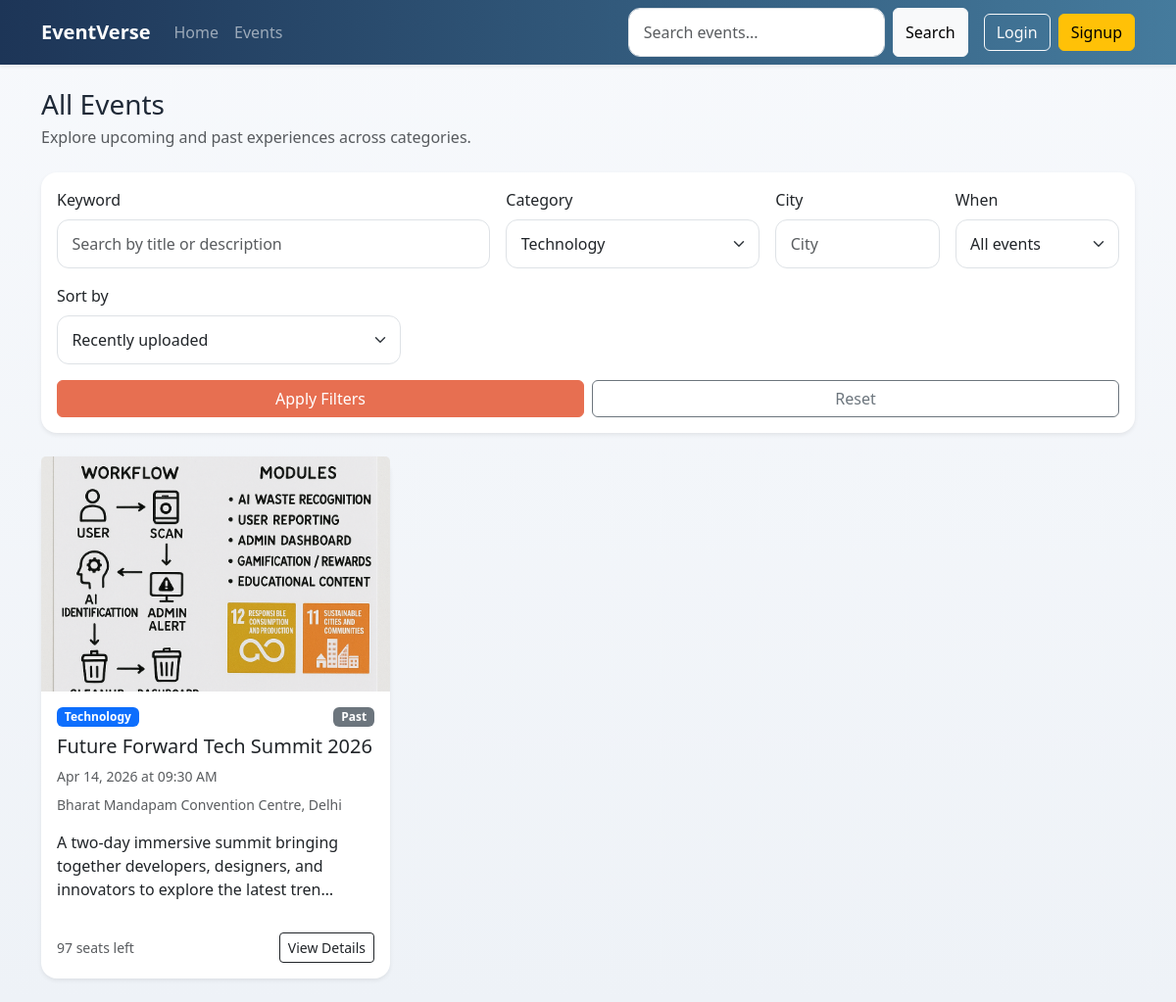
The page /events/?category=1 on the database as committed earlier.
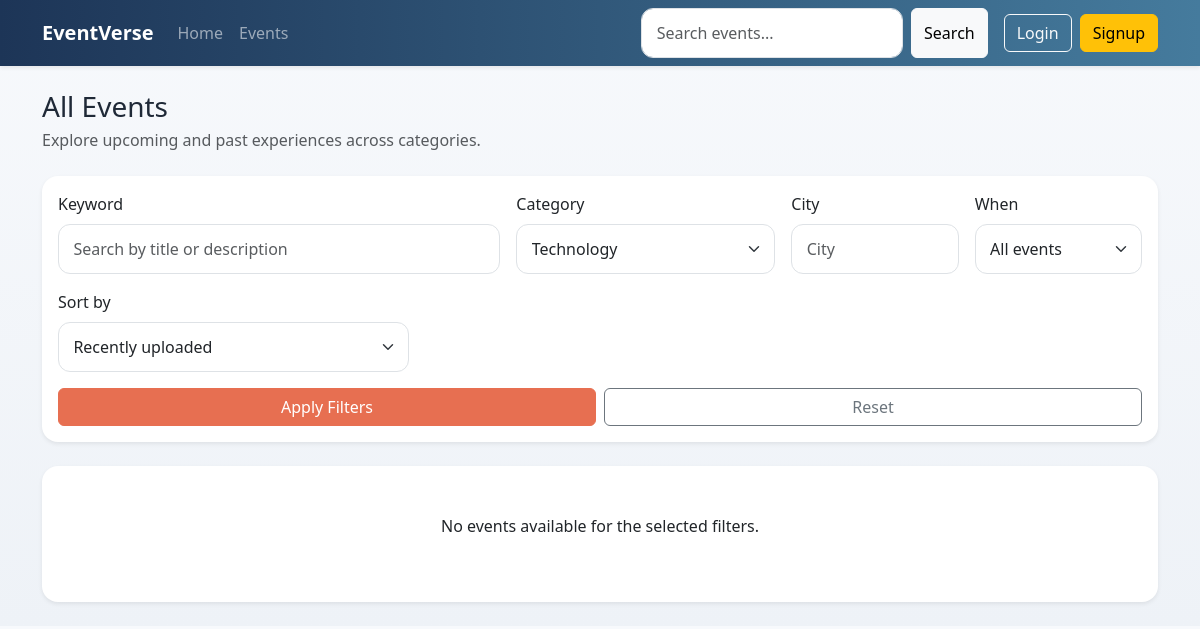
The same page on the database as committed later.
### events/models.py (models this page shows, shortened)
class Event(models.Model):
    class Status(models.TextChoices):
        DRAFT = 'draft', 'Draft'
        PUBLISHED = 'published', 'Published'
        CANCELLED = 'cancelled', 'Cancelled'
        COMPLETED = 'completed', 'Completed'
    title = models.CharField(max_length=200)
    slug = models.SlugField(max_length=220, unique=True, blank=True)
    description = models.TextField()
    category = models.ForeignKey(Category, on_delete=models.PROTECT, related_name='events')
    organizer = models.ForeignKey(
        settings.AUTH_USER_MODEL,
        on_delete=models.CASCADE,
        related_name='organized_events',
    )
    venue = models.CharField(max_length=255)
    city = models.CharField(max_length=120)
    start_date = models.DateField()
    end_date = models.DateField()
    start_time = models.TimeField()
    end_time = models.TimeField()
    capacity = models.PositiveIntegerField(default=1)
    price = models.DecimalField(max_digits=10, decimal_places=2, default=Decimal('0.00'))
    status = models.CharField(max_length=20, choices=Status.choices, default=Status.DRAFT)
    image = models.ImageField(upload_to='events/', blank=True, null=True)
    google_maps_url = models.URLField(blank=True)
    created_at = models.DateTimeField(auto_now_add=True)
    class Meta:
        ordering = ['start_date', 'start_time', '-created_at']
    @property
    def event_timing_status(self):
        return 'Upcoming' if self.start_datetime >= timezone.now() else 'Past'
    @property
    def start_datetime(self):
        return timezone.make_aware(datetime.combine(self.start_date, self.start_time))
    @property
    def confirmed_seats(self):
        return (
            self.registrations.filter(status=Registration.Status.CONFIRMED)
            .aggregate(total=models.Sum('seat_count'))
            .get('total')
            or 0
        )
    @property
    def available_seats(self):
        return max(self.capacity - self.confirmed_seats, 0)
    @property
    def primary_media(self):
        media_item = self.media_assets.first()
        if media_item:
            return media_item
        if self.image:
            return type('LegacyImage', (), {'media_type': EventMedia.MediaType.IMAGE, 'file': self.image})()
        return None

class EventMedia(models.Model):
    class MediaType(models.TextChoices):
        IMAGE = 'image', 'Image'
        VIDEO = 'video', 'Video'
    event = models.ForeignKey(Event, on_delete=models.CASCADE, related_name='media_assets')
    file = models.FileField(upload_to='events/media/')
    media_type = models.CharField(max_length=10, choices=MediaType.choices)
    created_at = models.DateTimeField(auto_now_add=True)
    class Meta:
        ordering = ['created_at', 'id']

class Category(models.Model):
    name = models.CharField(max_length=100, unique=True)
    class Meta:
        ordering = ['name']

### events/views.py (the view)
# urls.py: path('', EventListView.as_view(), name='event-list'),
class EventListView(ListView):
    SORT_OPTIONS = (
        ('schedule', 'Event date'),
        ('recent', 'Recently uploaded'),
        ('popular', 'Highest bookings'),
        ('title_asc', 'Alphabetical (A-Z)'),
        ('title_desc', 'Alphabetical (Z-A)'),
        ('price_low', 'Price: Low to High'),
        ('price_high', 'Price: High to Low'),
    )
    model = Event
    template_name = 'events/event_list.html'
    context_object_name = 'events'
    paginate_by = 6
    def get_queryset(self):
        return get_event_list_queryset(self.request)
    def get_context_data(self, **kwargs):
        context = super().get_context_data(**kwargs)
        context['categories'] = Category.objects.all()
        context['selected_category'] = self.request.GET.get('category', '')
        context['search_query'] = self.request.GET.get('q', '')
        context['selected_city'] = self.request.GET.get('city', '')
        context['selected_timing'] = self.request.GET.get('timing', '')
        context['selected_sort'] = self.request.GET.get('sort', 'recent')
        context['sort_options'] = self.SORT_OPTIONS
        return context

### accounts/context_processors.py (called while the page is built)
def user_role(request):
    return {'user_role': get_user_role(request.user)}

### accounts/utils.py (called while the page is built)
def get_user_role(user):
    if not user.is_authenticated:
        return None
    if user.is_staff or user.is_superuser:
        return 'admin'
    return UserProfile.objects.filter(user=user).values_list('role', flat=True).first() or UserProfile.Role.ATTENDEE

def is_organizer_or_admin(user):
    role = get_user_role(user)
    return role in {'organizer', 'admin'}

### templates/events/event_list.html (shortened to what this page needs)
{% extends 'base.html' %}
{% block content %}
<div class="d-flex flex-column flex-lg-row justify-content-between align-items-lg-center gap-3 mb-4">
    <div>
        <h1 class="h3 mb-1">All Events</h1>
        <p class="text-muted mb-0">Explore upcoming and past experiences across categories.</p>
    </div>
</div>
<div class="card border-0 shadow-sm mb-4">
    <div class="card-body">
        <form method="get" class="row g-3">
            <div class="col-md-5">
                <label class="form-label" for="q">Keyword</label>
                <input type="text" class="form-control" id="q" name="q" value="{{ search_query }}" placeholder="Search by title or description">
            </div>
            <div class="col-md-3">
                <label class="form-label" for="category">Category</label>
                <select class="form-select" id="category" name="category">
                    {% for category in categories %}
                        <option value="{{ category.id }}" {% if selected_category == category.id|stringformat:'s' %}selected{% endif %}>{{ category.name }}</option>
                    {% endfor %}
                </select>
            </div>
            <div class="col-md-2">
                <label class="form-label" for="city">City</label>
                <input type="text" class="form-control" id="city" name="city" value="{{ selected_city }}" placeholder="City">
            </div>
            <div class="col-md-2">
                <label class="form-label" for="timing">When</label>
                <select class="form-select" id="timing" name="timing">
                    <option value="">All events</option>
                </select>
            </div>
            <div class="col-md-4">
                <label class="form-label" for="sort">Sort by</label>
                <select class="form-select" id="sort" name="sort">
                    {% for value, label in sort_options %}
                        <option value="{{ value }}" {% if selected_sort == value %}selected{% endif %}>{{ label }}</option>
                    {% endfor %}
                </select>
            </div>
            <div class="col-md-12 d-flex align-items-end gap-2">
                <button type="submit" class="btn btn-brand w-100">Apply Filters</button>
                <a href="{% url 'events:event-list' %}" class="btn btn-outline-secondary w-100">Reset</a>
            </div>
        </form>
    </div>
</div>
<div class="row g-4">
    {% for event in events %}
        <div class="col-md-6 col-lg-4">
            {% include 'events/partials/event_card.html' %}
        </div>
    {% empty %}
        <div class="col-12">
            <div class="card border-0 shadow-sm">
                <div class="card-body text-center p-5">
                    <p class="mb-3">No events available for the selected filters.</p>
                </div>
            </div>
        </div>
    {% endfor %}
</div>
{% endblock %}

### templates/events/partials/event_card.html
<div class="card h-100 border-0 shadow-sm event-card">
    {% with primary_media=event.primary_media %}
    {% if primary_media %}
        {% if primary_media.media_type == 'video' %}
            <video class="card-img-top event-card-image" controls preload="metadata">
                <source src="{{ primary_media.file.url }}">
            </video>
        {% else %}
            <img src="{{ primary_media.file.url }}" class="card-img-top event-card-image" alt="{{ event.title }}">
        {% endif %}
    {% endif %}
    {% endwith %}
    <div class="card-body d-flex flex-column">
        <div class="d-flex justify-content-between align-items-start mb-2">
            <span class="badge text-bg-primary">{{ event.category.name }}</span>
            <span class="badge {% if event.event_timing_status == 'Upcoming' %}text-bg-success{% else %}text-bg-secondary{% endif %}">{{ event.event_timing_status }}</span>
        </div>
        <h3 class="h5">{{ event.title }}</h3>
        <p class="text-muted small mb-2">{{ event.start_date|date:"M d, Y" }} at {{ event.start_time|time:"h:i A" }}</p>
        <p class="text-muted small mb-3">{{ event.venue }}, {{ event.city }}</p>
        <p class="card-text flex-grow-1">{{ event.description|truncatechars:110 }}</p>
        <div class="d-flex justify-content-between align-items-center mt-3">
            <small class="text-muted">{{ event.available_seats }} seat{{ event.available_seats|pluralize }} left</small>
            <a href="{% url 'events:event-detail' event.pk %}{% if request.GET.urlencode %}?{{ request.GET.urlencode }}{% endif %}" class="btn btn-sm btn-outline-dark">View Details</a>
        </div>
    </div>
</div>

Rows that differ between the two databases and show on the page:
no longer on this page (row edited): Event: primary_media.file (picture), category.name "Technology", event_timing_status "Past", title "Future Forward Tech Summit 2026", start_date "Apr 14, 2026", start_time "09:30 AM", venue "Bharat Mandapam Convention Centre", city "Delhi", description "A two-day immersive summit bringing together developers, designers, and innovators to explore the latest tren…", available_seats "97"
Other text that changed with them:
text now shown: "No events available for the selected filters."
